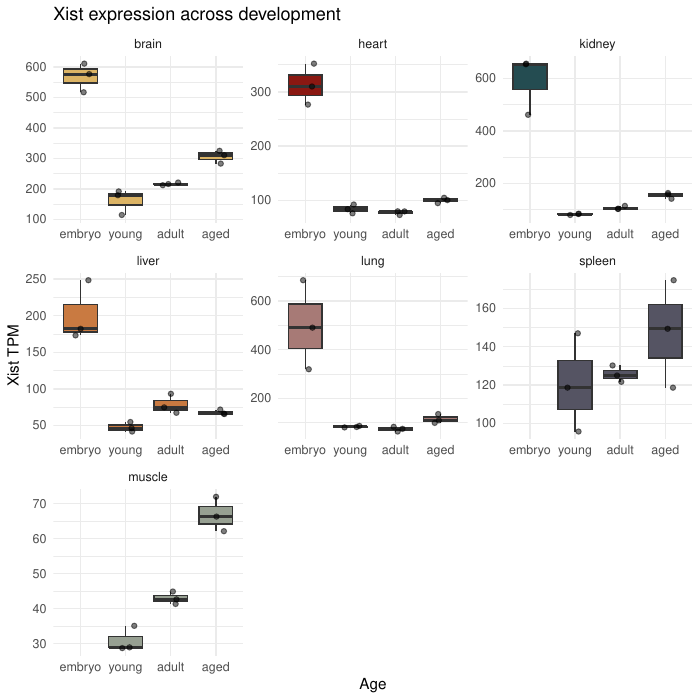

Write the R code that produced this figure.
library(readxl)
library(dplyr)
library(tidyverse)

embryo <- read_excel('~/Downloads/43587_2025_856_MOESM2_ESM.xlsx', sheet = 7)
young <- read_excel('~/Downloads/43587_2025_856_MOESM2_ESM.xlsx', sheet = 9)
adult <- read_excel('~/Downloads/43587_2025_856_MOESM2_ESM.xlsx', sheet = 3)
aged <- read_excel('~/Downloads/43587_2025_856_MOESM2_ESM.xlsx', sheet = 11)

age_list <- list(embryo, young, adult, aged)

Xist_list <- list()
for(df in 1:length(age_list)) {
    Xist_TPM <- subset(age_list[[df]], name == 'Xist' & sex != 'male')
    organ <- split(Xist_TPM, Xist_TPM$organ)
    Xist_list[[df]] <- organ
}
names(Xist_list) <- c('embryo', 'young', 'adult', 'aged')

# Extract TPM values for each organ and age group
brain <- lapply(Xist_list, function(x){
    x[['Br']]$TPM
})
brain <- bind_rows(brain) %>% 
    mutate(organ = 'brain')

heart <- lapply(Xist_list, function(x){
    x[['He']]$TPM
})
heart <- bind_rows(heart) %>% 
    mutate(organ = 'heart')

kidney <- lapply(Xist_list, function(x){
    x[['Ki']]$TPM
})
kidney <- bind_rows(kidney) %>% 
    mutate(organ = 'kidney')

liver <- lapply(Xist_list, function(x){
    x[['Li']]$TPM
})
liver <- bind_rows(liver) %>% 
    mutate(organ = 'liver')

lung <- lapply(Xist_list, function(x){
    x[['Lu']]$TPM
})
lung <- bind_rows(lung) %>% 
    mutate(organ = 'lung')

spleen <- lapply(Xist_list, function(x){
    x[['Sp']]$TPM
})
spleen <- bind_rows(spleen) %>% 
    mutate(organ = 'spleen')
spleen$embryo <- 0

muscle <- lapply(Xist_list, function(x){
    x[['Mu']]$TPM
})
muscle <- bind_rows(muscle) %>% 
    mutate(organ = 'muscle')
muscle$embryo <- 0

plot_data <- rbind(brain, heart, kidney, liver, lung, spleen, muscle)

# Reshape data
long_data <- plot_data %>%
  pivot_longer(cols = c(embryo, young, adult, aged), 
               names_to = "age", 
               values_to = "value")

# Remove TPM = 0
long_data <- subset(long_data, value > 0)

# Set factors
long_data$age <- factor(long_data$age, levels = c("embryo", "young", "adult", "aged"))
long_data$organ <- factor(long_data$organ, levels = c("brain", "heart", "kidney", "liver", "lung", "spleen", "muscle"))

organ_colors <- c("#DCB465", "#8B1812","#244C51", "#C97A41", "#A77A76", "#555463", "#97A092")

pdf('../Xist_TPM.pdf')
ggplot(long_data, aes(x = age, y = value, fill = organ)) +
  geom_boxplot() +
  scale_fill_manual(values = organ_colors) +
  # show points
  geom_jitter(width = 0.2, alpha = 0.5) +
  facet_wrap(~ organ, scales = "free_y") +
  labs(title = "Xist expression across development", x = "Age", y = "Xist TPM") +
  theme_minimal() +
  theme(legend.position = 'none')
dev.off()

brain_model <- lm(log2(value + 1) ~ age, data = subset(long_data, organ == "brain"))
summary(brain_model)
heart_model <- lm(log2(value + 1) ~ age, data = subset(long_data, organ == "heart"))
summary(heart_model)
kidney_model <- lm(log2(value + 1) ~ age, data = subset(long_data, organ == "kidney"))
summary(kidney_model)
liver_model <- lm(log2(value + 1) ~ age, data = subset(long_data, organ == "liver"))
summary(liver_model)
lung_model <- lm(log2(value + 1) ~ age, data = subset(long_data, organ == "lung"))
summary(lung_model)
spleen_model <- lm(log2(value + 1) ~ age, data = subset(long_data, organ == "spleen"))
summary(spleen_model)
muscle_model <- lm(log2(value + 1) ~ age, data = subset(long_data, organ == "muscle"))
summary(muscle_model)


#### cardiac cell types ####
cardiac_celltypes <- read_excel('~/Downloads/43587_2025_856_MOESM2_ESM.xlsx', sheet = 5)
Xist_TPM_cardiac <- subset(cardiac_celltypes, name == 'Xist' & sex == 'female')

pdf('../Xist_TPM_cardiac.pdf')
ggplot(Xist_TPM_cardiac, aes(x = celltype, y = TPM, fill = celltype)) +
  geom_boxplot() +
  geom_jitter(width = 0.2, alpha = 0.5) +
  labs(title = "Xist expression in cardiac cell types", x = "Cell Type", y = "Xist TPM") +
  theme_minimal() +
  theme(legend.position = 'none')
dev.off()

cardiac_model <- lm(log2(TPM + 1) ~ celltype, data = Xist_TPM_cardiac)
summary(cardiac_model)
cardiac_model_anova <- anova(cardiac_model)
print(cardiac_model_anova)